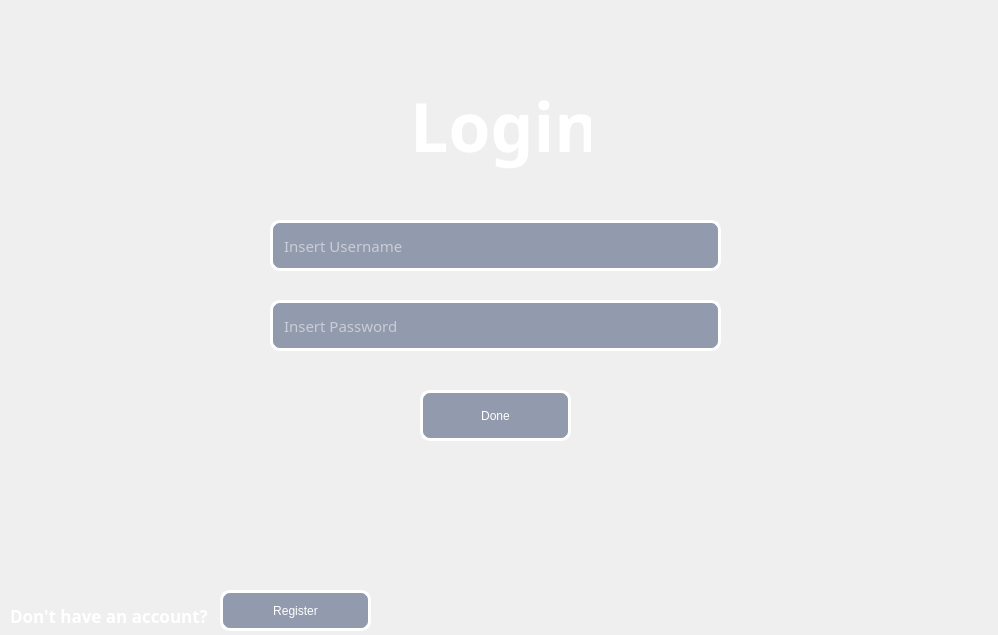
<?xml version="1.0" encoding="UTF-8"?>
<ui version="4.0">
 <class>LoginWindow</class>
 <widget class="QMainWindow" name="LoginWindow">
  <property name="geometry">
   <rect>
    <x>0</x>
    <y>0</y>
    <width>998</width>
    <height>635</height>
   </rect>
  </property>
  <property name="minimumSize">
   <size>
    <width>998</width>
    <height>635</height>
   </size>
  </property>
  <property name="maximumSize">
   <size>
    <width>998</width>
    <height>635</height>
   </size>
  </property>
  <property name="windowTitle">
   <string>MainWindow</string>
  </property>
  <widget class="QWidget" name="centralwidget">
   <widget class="QLabel" name="label">
    <property name="geometry">
     <rect>
      <x>-10</x>
      <y>-10</y>
      <width>1011</width>
      <height>651</height>
     </rect>
    </property>
    <property name="text">
     <string/>
    </property>
    <property name="pixmap">
     <pixmap resource="image.qrc">:/newPrefix/image/login.jpg</pixmap>
    </property>
    <property name="scaledContents">
     <bool>true</bool>
    </property>
   </widget>
   <widget class="QLabel" name="lb_login">
    <property name="geometry">
     <rect>
      <x>410</x>
      <y>80</y>
      <width>181</width>
      <height>91</height>
     </rect>
    </property>
    <property name="font">
     <font>
      <family>Bahnschrift SemiBold</family>
      <pointsize>51</pointsize>
      <weight>75</weight>
      <bold>true</bold>
     </font>
    </property>
    <property name="styleSheet">
     <string notr="true">color : white;</string>
    </property>
    <property name="text">
     <string>Login</string>
    </property>
   </widget>
   <widget class="QLineEdit" name="txtLUsername">
    <property name="geometry">
     <rect>
      <x>270</x>
      <y>220</y>
      <width>451</width>
      <height>51</height>
     </rect>
    </property>
    <property name="font">
     <font>
      <family>Atkinson Hyperlegible Next</family>
      <pointsize>11</pointsize>
      <weight>9</weight>
      <italic>false</italic>
      <bold>false</bold>
     </font>
    </property>
    <property name="styleSheet">
     <string notr="true">background-color: rgba(8, 28, 75,0.4);
border: 3px solid white;
border-radius: 10px;
color:white;
font: 75 11pt &quot;Atkinson Hyperlegible Next&quot;;
padding-left:9px;
</string>
    </property>
    <property name="text">
     <string/>
    </property>
    <property name="placeholderText">
     <string>Insert Username</string>
    </property>
   </widget>
   <widget class="QLineEdit" name="txtLPass">
    <property name="geometry">
     <rect>
      <x>270</x>
      <y>300</y>
      <width>451</width>
      <height>51</height>
     </rect>
    </property>
    <property name="font">
     <font>
      <family>Atkinson Hyperlegible Next</family>
      <pointsize>11</pointsize>
      <weight>9</weight>
      <italic>false</italic>
      <bold>false</bold>
     </font>
    </property>
    <property name="styleSheet">
     <string notr="true">background-color: rgba(8, 28, 75,0.4);
border: 3px solid white;
border-radius: 10px;
color:white;
font: 75 11pt &quot;Atkinson Hyperlegible Next&quot;;
padding-left:9px;
</string>
    </property>
    <property name="echoMode">
     <enum>QLineEdit::Password</enum>
    </property>
    <property name="placeholderText">
     <string>Insert Password</string>
    </property>
   </widget>
   <widget class="QPushButton" name="pb_login">
    <property name="geometry">
     <rect>
      <x>420</x>
      <y>390</y>
      <width>151</width>
      <height>51</height>
     </rect>
    </property>
    <property name="styleSheet">
     <string notr="true">background-color: rgba(8, 28, 75,0.4);
border: 3px solid white;
border-radius: 10px;
color:white;
font: 75 11pt &quot;Atkinson Hyperlegible Next&quot;;

</string>
    </property>
    <property name="text">
     <string>Done</string>
    </property>
   </widget>
   <widget class="QLabel" name="lb_register_2">
    <property name="geometry">
     <rect>
      <x>10</x>
      <y>600</y>
      <width>231</width>
      <height>31</height>
     </rect>
    </property>
    <property name="font">
     <font>
      <family>Atkinson Hyperlegible Next Extr</family>
      <pointsize>13</pointsize>
      <weight>75</weight>
      <italic>false</italic>
      <bold>true</bold>
      <underline>false</underline>
      <strikeout>false</strikeout>
      <kerning>true</kerning>
     </font>
    </property>
    <property name="styleSheet">
     <string notr="true">color : white;</string>
    </property>
    <property name="text">
     <string>Don't have an account?</string>
    </property>
   </widget>
   <widget class="QPushButton" name="pb_signup_3">
    <property name="geometry">
     <rect>
      <x>220</x>
      <y>590</y>
      <width>151</width>
      <height>41</height>
     </rect>
    </property>
    <property name="styleSheet">
     <string notr="true">background-color: rgba(8, 28, 75,0.4);
border: 3px solid white;
border-radius: 10px;
color:white;
font: 75 11pt &quot;Atkinson Hyperlegible Next&quot;;

</string>
    </property>
    <property name="text">
     <string>Register</string>
    </property>
   </widget>
  </widget>
 </widget>
 <resources>
  <include location="image.qrc"/>
 </resources>
 <connections/>
</ui>
